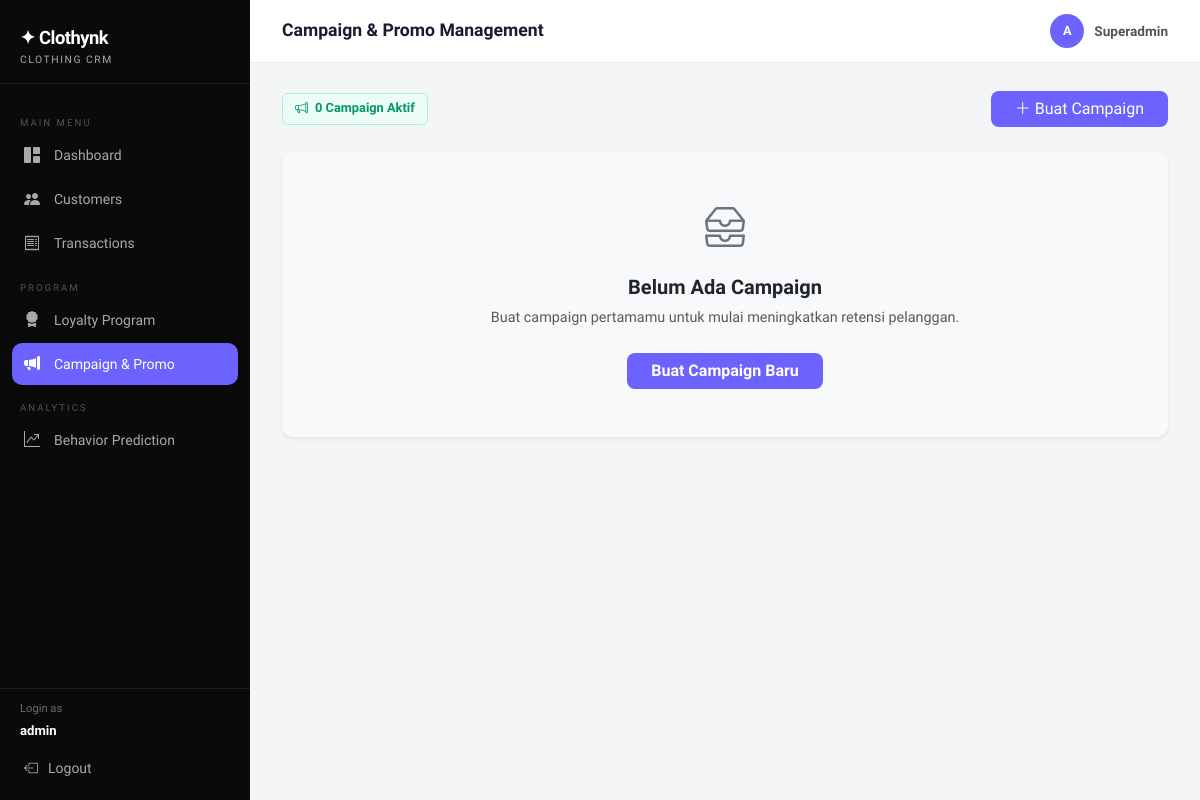
Page /campaign/ (signed in) on the earlier database version.
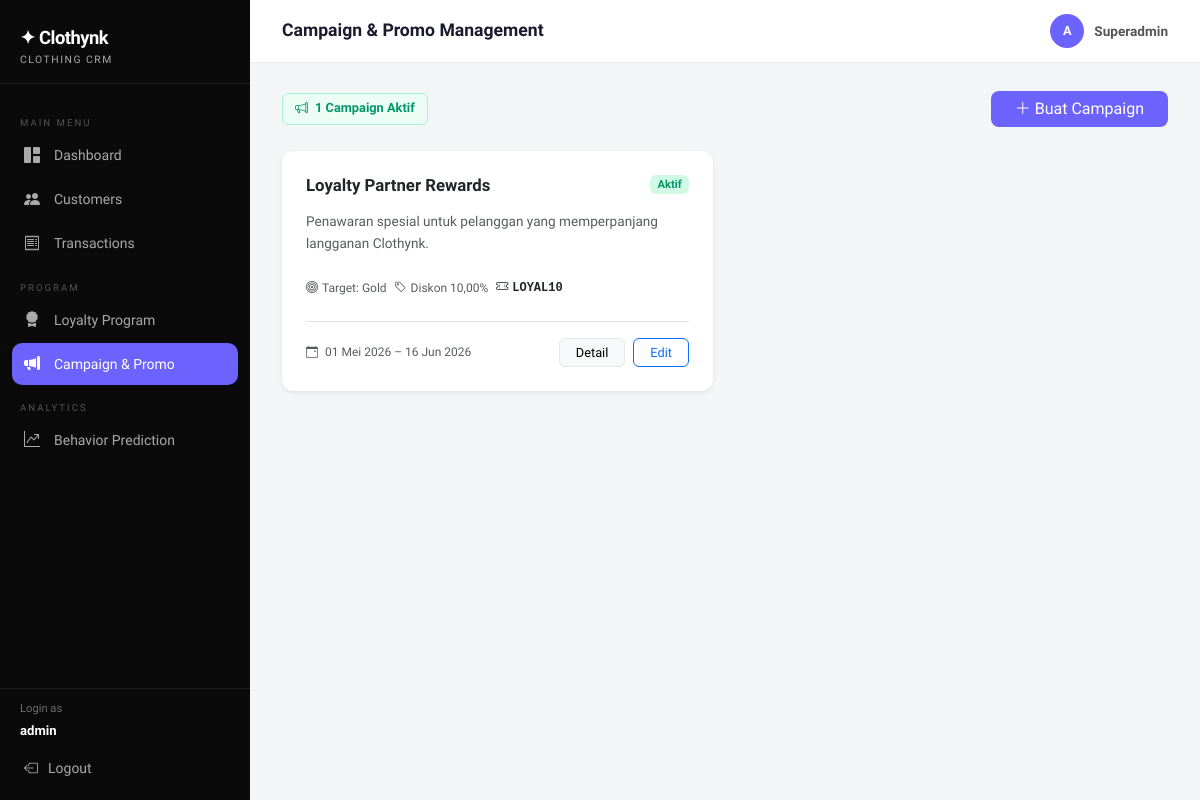
Same page on the later database version.
### core/models.py (models this page shows, shortened)
class Campaign(models.Model):
    TARGET_TIER_CHOICES = [('all', 'Semua')] + LoyaltyProfile.TIER_CHOICES
    name                = models.CharField(max_length=150, verbose_name='Nama Campaign')
    description         = models.TextField(verbose_name='Deskripsi')
    start_date          = models.DateField(verbose_name='Mulai')
    end_date            = models.DateField(verbose_name='Selesai')
    target_tier         = models.CharField(max_length=10, choices=TARGET_TIER_CHOICES, default='all', verbose_name='Target Tier')
    discount_percentage = models.DecimalField(max_digits=5, decimal_places=2, verbose_name='Diskon (%)')
    voucher_code        = models.CharField(max_length=50, verbose_name='Kode Voucher')
    is_active           = models.BooleanField(default=True, verbose_name='Aktif?')
    created_at          = models.DateTimeField(auto_now_add=True)
    def is_running(self):
        today = timezone.now().date()
        return self.start_date <= today <= self.end_date
    class Meta:
        ordering = ['-created_at']
        verbose_name = 'Campaign'
        verbose_name_plural = 'Campaign'

### core/views.py (the view)
# urls.py: path('campaign/', views.campaign_list, name='campaign_list'),
@login_required
def campaign_list(request):
    campaigns = Campaign.objects.all().order_by('-id') # atau sesuai urutan yang kamu buat
    today = timezone.now().date()
    active_count = Campaign.objects.filter(
        is_active=True,
        start_date__lte=today,
        end_date__gte=today
    ).count()
    context = {
        'campaigns': campaigns,
        'active_count': active_count
    }
    return render(request, 'core/campaign_list.html', context)

### core/templates/core/campaign_list.html (shortened to what this page needs)
{% extends 'core/base.html' %}
{% load crm_tags %}
{% block page_title %}Campaign & Promo Management{% endblock %}
{% block content %}
<div class="d-flex justify-content-between align-items-center mb-4">
    <span class="badge" style="background:#ECFDF5; color:#059669; font-size:0.8rem; padding: 8px 12px; border: 1px solid #A7F3D0; font-weight: 600;">
        <i class="bi bi-megaphone me-1"></i> {{ active_count }} Campaign Aktif
    </span>
    <a href="{% url 'campaign_add' %}" class="btn btn-accent px-4" style="border-radius: 8px; font-weight: 500;">
        <i class="bi bi-plus-lg me-1"></i>Buat Campaign
    </a>
</div>
<div class="row g-4">
    {% for campaign in campaigns %}
    <div class="col-md-6">
        <div class="card h-100 shadow-sm border-0" style="border-radius: 12px;">
            <div class="card-body p-4">
                <div class="d-flex justify-content-between align-items-start mb-3">
                    <h6 class="fw-bold mb-0 text-dark" style="font-size: 1.05rem;">{{ campaign.name }}</h6>
                    {% if not campaign.is_active %}
                        <span class="badge bg-light text-secondary" style="font-size:0.7rem; font-weight: 600;">Nonaktif</span>
                    {% elif campaign.is_running %}
                        <span class="badge" style="background:#D1FAE5; color:#059669; font-size:0.7rem; font-weight: 600;">Aktif</span>
                    {% elif campaign.is_upcoming %}
                        <span class="badge" style="background:#DBEAFE; color:#2563EB; font-size:0.7rem; font-weight: 600;">Akan Datang</span>
                    {% elif campaign.is_completed %}
                        <span class="badge" style="background:#F3F4F6; color:#6B7280; font-size:0.7rem; font-weight: 600;">Selesai</span>
                    {% endif %}
                </div>
                <p class="text-muted mb-4" style="font-size:0.85rem; line-height: 1.6;">
                    {{ campaign.description|truncatechars:120 }}
                </p>
                <div class="d-flex flex-wrap gap-2 mb-4">
                    <span class="text-muted" style="font-size:0.75rem;">
                        <i class="bi bi-bullseye me-1"></i>Target: {{ campaign.get_target_tier_display }}
                    </span>
                    <span class="text-muted" style="font-size:0.75rem;">
                        <i class="bi bi-tag me-1"></i>Diskon {{ campaign.discount_percentage }}%
                    </span>
                    {% if campaign.voucher_code %}
                    <span class="text-dark" style="font-size:0.75rem; font-weight: 600; font-family: monospace;">
                        <i class="bi bi-ticket-perforated me-1"></i>{{ campaign.voucher_code }}
                    </span>
                    {% endif %}
                </div>
                <div class="d-flex align-items-center justify-content-between mt-auto pt-3 border-top">
                    <small class="text-muted" style="font-size:0.75rem; font-weight: 500;">
                        <i class="bi bi-calendar-event me-1"></i> {{ campaign.start_date|date:"d M Y" }} – {{ campaign.end_date|date:"d M Y" }}
                    </small>
                    <div class="d-flex gap-2">
                        <a href="{% url 'campaign_detail' campaign.pk %}" class="btn btn-sm btn-light px-3" style="border-radius:6px; font-weight:500; font-size:0.8rem; border: 1px solid #E5E7EB;">Detail</a>
                        <a href="{% url 'campaign_edit' campaign.pk %}" class="btn btn-sm btn-outline-primary px-3" style="border-radius:6px; font-weight:500; font-size:0.8rem;">Edit</a>
                    </div>
                </div>
            </div>
        </div>
    </div>
    {% empty %}
    <div class="col-12">
        <div class="card shadow-sm border-0" style="border-radius: 12px; background: #F8F9FA;">
            <div class="card-body text-center py-5 text-muted">
                <i class="bi bi-inboxes text-secondary" style="font-size: 2.5rem;"></i>
                <h5 class="mt-3 fw-bold text-dark">Belum Ada Campaign</h5>
                <p style="font-size: 0.9rem;">Buat campaign pertamamu untuk mulai meningkatkan retensi pelanggan.</p>
                <a href="{% url 'campaign_add' %}" class="btn btn-accent px-4 mt-2" style="border-radius: 8px;">Buat Campaign Baru</a>
            </div>
        </div>
    </div>
    {% endfor %}
</div>
{% endblock %}

### core/templates/core/base.html (shortened to what this page needs)
{% load crm_tags %}
<!DOCTYPE html>
<html lang="id">
<head>
  <link href="https://cdnjs.cloudflare.com/ajax/libs/bootstrap/5.3.2/css/bootstrap.min.css" rel="stylesheet">
  <link href="https://cdnjs.cloudflare.com/ajax/libs/bootstrap-icons/1.11.3/font/bootstrap-icons.min.css" rel="stylesheet">
</head>
<body>
<nav id="sidebar">
  <div class="sidebar-brand">
    <div class="brand-name">✦ Clothynk</div>
    <div class="brand-sub">Clothing CRM</div>
  </div>
  <div class="sidebar-nav">
    <div class="nav-section-label">Main Menu</div>
    <a href="{% url 'dashboard' %}" class="nav-link {% if request.resolver_match.url_name == 'dashboard' %}active{% endif %}">
      <i class="bi bi-grid-1x2-fill"></i> Dashboard
    </a>
    <a href="{% url 'customer_list' %}" class="nav-link {% if 'customer' in request.resolver_match.url_name %}active{% endif %}">
      <i class="bi bi-people-fill"></i> Customers
    </a>
    <a href="{% url 'transaction_list' %}" class="nav-link {% if 'transaction' in request.resolver_match.url_name %}active{% endif %}">
      <i class="bi bi-receipt"></i> Transactions
    </a>
    <div class="nav-section-label">Program</div>
    <a href="{% url 'loyalty_list' %}" class="nav-link {% if request.resolver_match.url_name == 'loyalty_list' %}active{% endif %}">
      <i class="bi bi-award-fill"></i> Loyalty Program
    </a>
    <a href="{% url 'campaign_list' %}" class="nav-link {% if 'campaign' in request.resolver_match.url_name %}active{% endif %}">
      <i class="bi bi-megaphone-fill"></i> Campaign & Promo
    </a>
    <div class="nav-section-label">Analytics</div>
    <a href="{% url 'analytics' %}" class="nav-link {% if request.resolver_match.url_name == 'analytics' %}active{% endif %}">
      <i class="bi bi-graph-up-arrow"></i> Behavior Prediction
    </a>
  </div>
  <div class="sidebar-footer">
    <div class="px-2 pb-1 text-white" style="font-size:0.7rem; opacity:0.4;">Login as</div>
    <div class="px-2 pb-2 text-white" style="font-size:0.82rem; font-weight:600;">{{ request.user.username }}</div>
    <a href="{% url 'logout' %}" class="nav-link"><i class="bi bi-box-arrow-left"></i> Logout</a>
  </div>
</nav>
<div id="main">
  <div class="topbar">
    <h1>{% block page_title %}Dashboard{% endblock %}</h1>
    <div class="user-badge">
      <div class="user-avatar">{{ request.user.username|first|upper }}</div>
      Superadmin
    </div>
  </div>
  <div class="page-content">
    {% block content %}{% endblock %}
  </div>
</div>
</body>
</html>

### core/templates/core/base.html (style rules this page uses)
:root { --sidebar-w: 250px; --brand: #0A0A0A; --accent: #6C63FF; --accent2: #FF6584; --bronze: #CD7F32; --silver: #9E9E9E; --gold: #FFC107; --platinum: #B0BEC5; --success-soft: #D1FAE5; --warning-soft: #FEF3C7; --danger-soft: #FEE2E2; --bg: #F4F5F7; --card-bg: #FFFFFF; --sidebar-bg: #0A0A0A; --sidebar-text: rgba(255,255,255,0.65); --sidebar-active: #FFFFFF; }
* { box-sizing: border-box; }
body { font-family: 'Plus Jakarta Sans', sans-serif; background: var(--bg); color: #1A1A2E; }
#sidebar { width: var(--sidebar-w); min-height: 100vh; background: var(--sidebar-bg); position: fixed; left: 0; top: 0; display: flex; flex-direction: column; z-index: 100; transition: transform .25s ease; }
.sidebar-brand { padding: 24px 20px 16px; border-bottom: 1px solid rgba(255,255,255,0.08); }
.sidebar-brand .brand-name { font-size: 1.15rem; font-weight: 800; color: #fff; letter-spacing: -0.5px; }
.sidebar-brand .brand-sub { font-size: 0.65rem; color: var(--sidebar-text); text-transform: uppercase; letter-spacing: 1.5px; }
.sidebar-nav { padding: 16px 12px; flex: 1; }
.nav-section-label { font-size: 0.6rem; text-transform: uppercase; letter-spacing: 2px; color: rgba(255,255,255,0.3); padding: 8px 8px 4px; margin-top: 8px; }
.sidebar-nav .nav-link { color: var(--sidebar-text); border-radius: 10px; padding: 9px 12px; font-size: 0.875rem; font-weight: 500; display: flex; align-items: center; gap: 10px; margin-bottom: 2px; transition: background .15s, color .15s; }
.sidebar-nav .nav-link.active { background: var(--accent); color: #fff; }
.sidebar-nav .nav-link i { font-size: 1rem; width: 20px; }
.sidebar-footer { padding: 12px; border-top: 1px solid rgba(255,255,255,0.08); }
.sidebar-footer .nav-link { color: var(--sidebar-text); font-size: 0.875rem; font-weight: 500; display: flex; align-items: center; gap: 10px; padding: 9px 12px; border-radius: 10px; }
#main { margin-left: var(--sidebar-w); min-height: 100vh; }
.topbar { background: #fff; border-bottom: 1px solid #E8ECF0; padding: 14px 32px; display: flex; align-items: center; justify-content: space-between; position: sticky; top: 0; z-index: 50; }
.topbar h1 { font-size: 1.1rem; font-weight: 700; color: #1A1A2E; margin: 0; }
.topbar .user-badge { display: flex; align-items: center; gap: 10px; font-size: 0.85rem; font-weight: 600; color: #555; }
.user-avatar { width: 34px; height: 34px; background: var(--accent); border-radius: 50%; display: flex; align-items: center; justify-content: center; color: #fff; font-size: 0.8rem; font-weight: 700; }
.page-content { padding: 28px 32px; }
.card { border: none; border-radius: 16px; box-shadow: 0 1px 3px rgba(0,0,0,0.07), 0 4px 16px rgba(0,0,0,0.04); background: var(--card-bg); }
.btn-accent { background: var(--accent); color: #fff; border: none; font-weight: 600; border-radius: 10px; }

Differences in the rows shown:
added Campaign: name "Loyalty Partner Rewards", is_active "Aktif", description "Penawaran spesial untuk pelanggan yang memperpanjang langganan Clothynk.", target_tier "Gold", discount_percentage "10,00", voucher_code "LOYAL10", start_date "01 Mei 2026", end_date "16 Jun 2026"
Other differences:
{{ active_count }}: "0" → "1"
text no longer shown: "Belum Ada Campaign Buat campaign pertamamu untuk mulai meningkatkan retensi pelanggan. Buat Campaign Baru"
